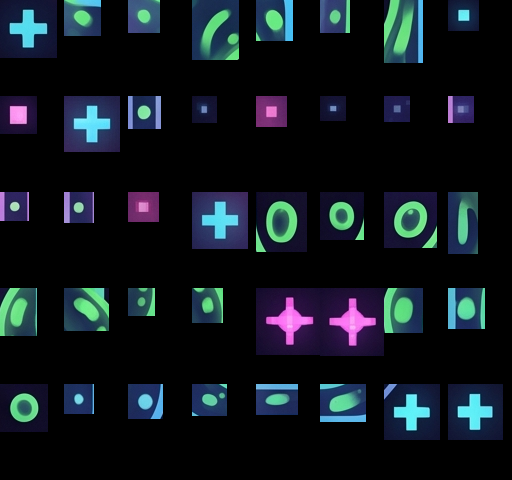
#> input picture jellybrain_app/art/stars.png, 512 x 480 px
$ python jelly_art.py ../jellybrain_app/art/stars.png ../jellybrain_app/art/stars.png
#> lines starting #> are read from the running program, lines starting #| are printed output that depends on the picture
# Jelly Brain art layers (dev tool): from Tom's concept art, make the static base the app draws on.
#  - the brain's insides and the tentacles are taken out (the app draws them live as VDOT dots)
#  - small stars / sparkles are lifted into sprites so they can twinkle and drift; their spots are healed
import sys, json, numpy as np, cv2
from PIL import Image
src, out = sys.argv[1], sys.argv[2]
im = cv2.imread(src)                      # BGR
#> im is the input picture: shape (480, 512, 3); mean B, G, R 30.1, 23.6, 16.2
H, W = im.shape[:2]
#> H = 480; W = 512
hsv = cv2.cvtColor(im, cv2.COLOR_BGR2HSV)
#> hsv: shape (480, 512, 3); mean H, S, V 32, 46.6, 33.1
lum = cv2.cvtColor(im, cv2.COLOR_BGR2GRAY).astype(np.float32)
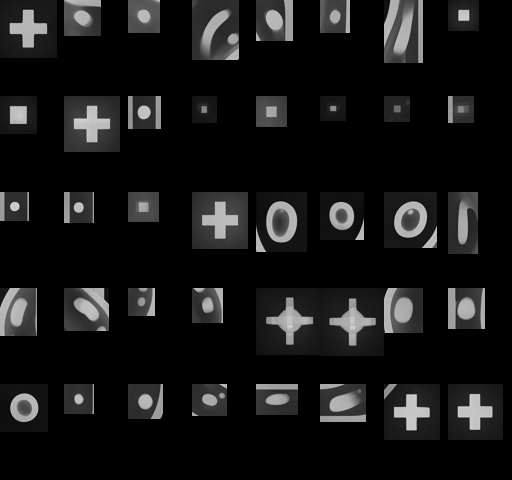
#> lum: shape (480, 512) float32; min 0, max 214, mean 22.2
# ---- dome interior (a soft superellipse inside the glass rim)
cx, cy, ax, top, bot = 1262, 300, 300, 232, 190
yy, xx = np.mgrid[0:H, 0:W].astype(np.float32)
b = np.where(yy < cy, top, bot)
d = (np.abs(xx - cx) / ax) ** 2.4 + (np.abs(yy - cy) / b) ** 2.4
dome = d < 1.06
# ---- tentacles below the dome: bright pixels in that box, healed away
box = np.zeros((H, W), np.uint8); box[524:655, 1030:1460] = 1
bg = cv2.GaussianBlur(lum, (0, 0), 25)
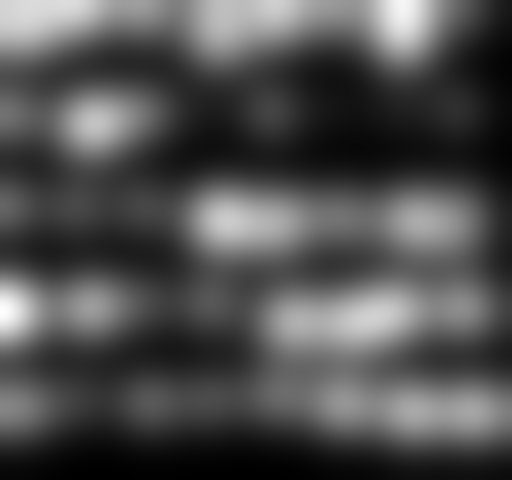
#> bg: shape (480, 512) float32; min 0.334, max 70.04, mean 22.2; drawn with min black and max white
# the whole skirt under the dome is replaced (a smooth half-ellipse), not just the tentacle pixels
# the face: Tom's own eyes and mouth are lifted into sprites (so they can blink and smile); the brain stays painted
FACE = {'eyeL': (1112, 300, 1172, 370), 'wink': (1262, 326, 1348, 378), 'mouth': (1128, 374, 1318, 440)}
g_, r_ = im[..., 1].astype(np.int32), im[..., 2].astype(np.int32)
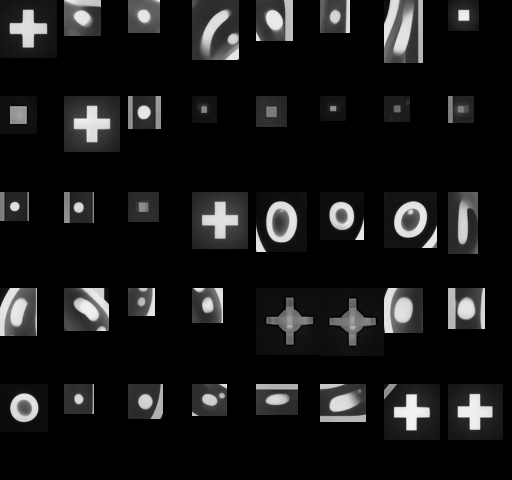
#> g_: shape (480, 512) int32; min 0, max 245, mean 23.6
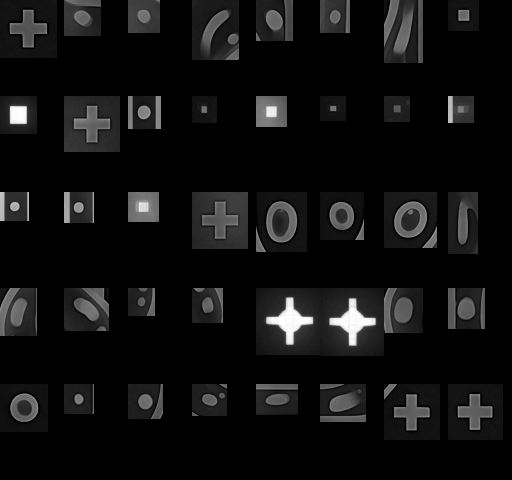
#> r_: shape (480, 512) int32; min 0, max 255, mean 16.2
tent = np.zeros((H, W), np.uint8)
for (x0, y0, x1, y1) in FACE.values():
    sub = ((g_[y0:y1, x0:x1] > 150) & (g_[y0:y1, x0:x1] > r_[y0:y1, x0:x1] + 25)).astype(np.uint8)
#> (the run stopped early here; a loop or call above may not have finished)
